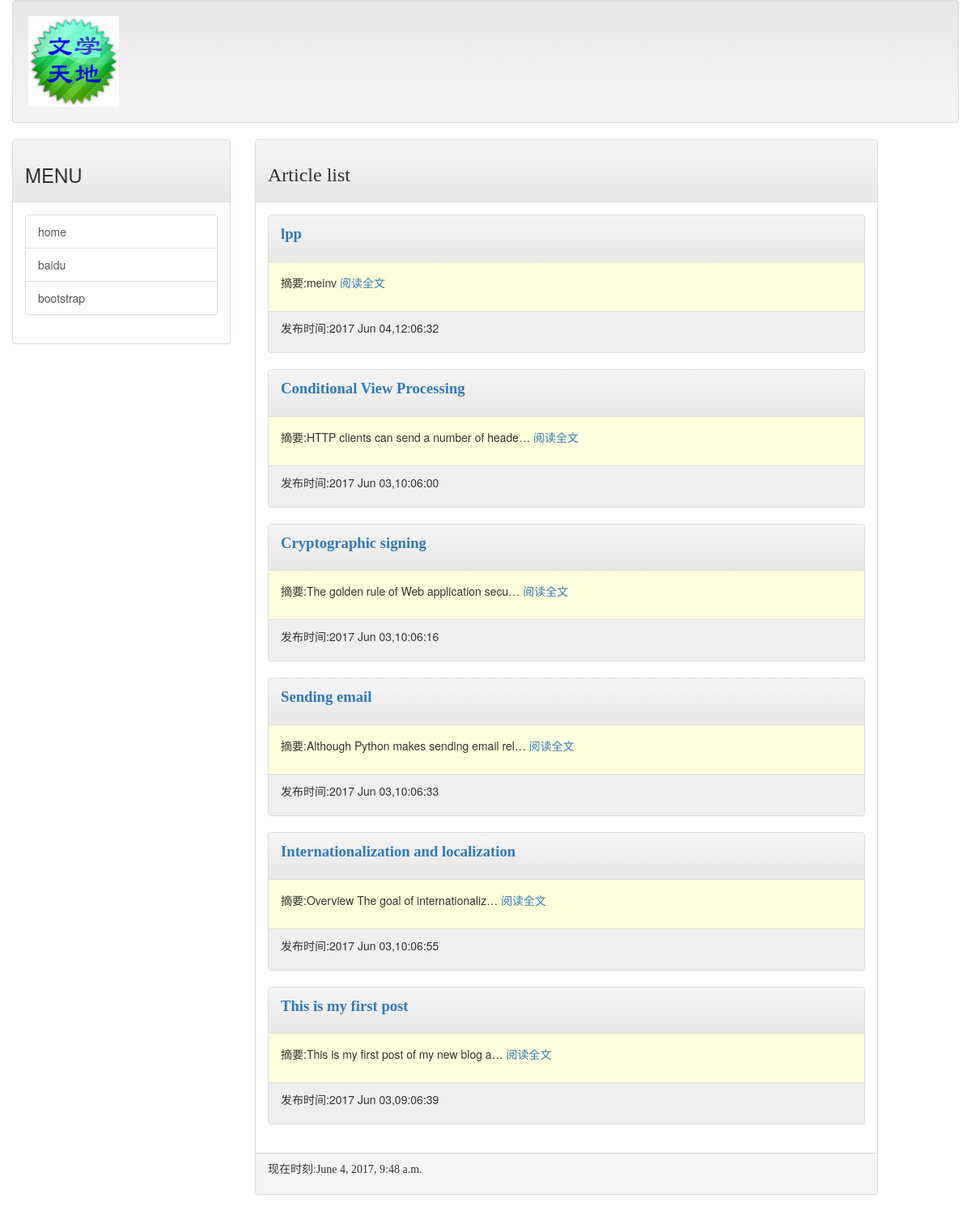
The app's page /, older data.
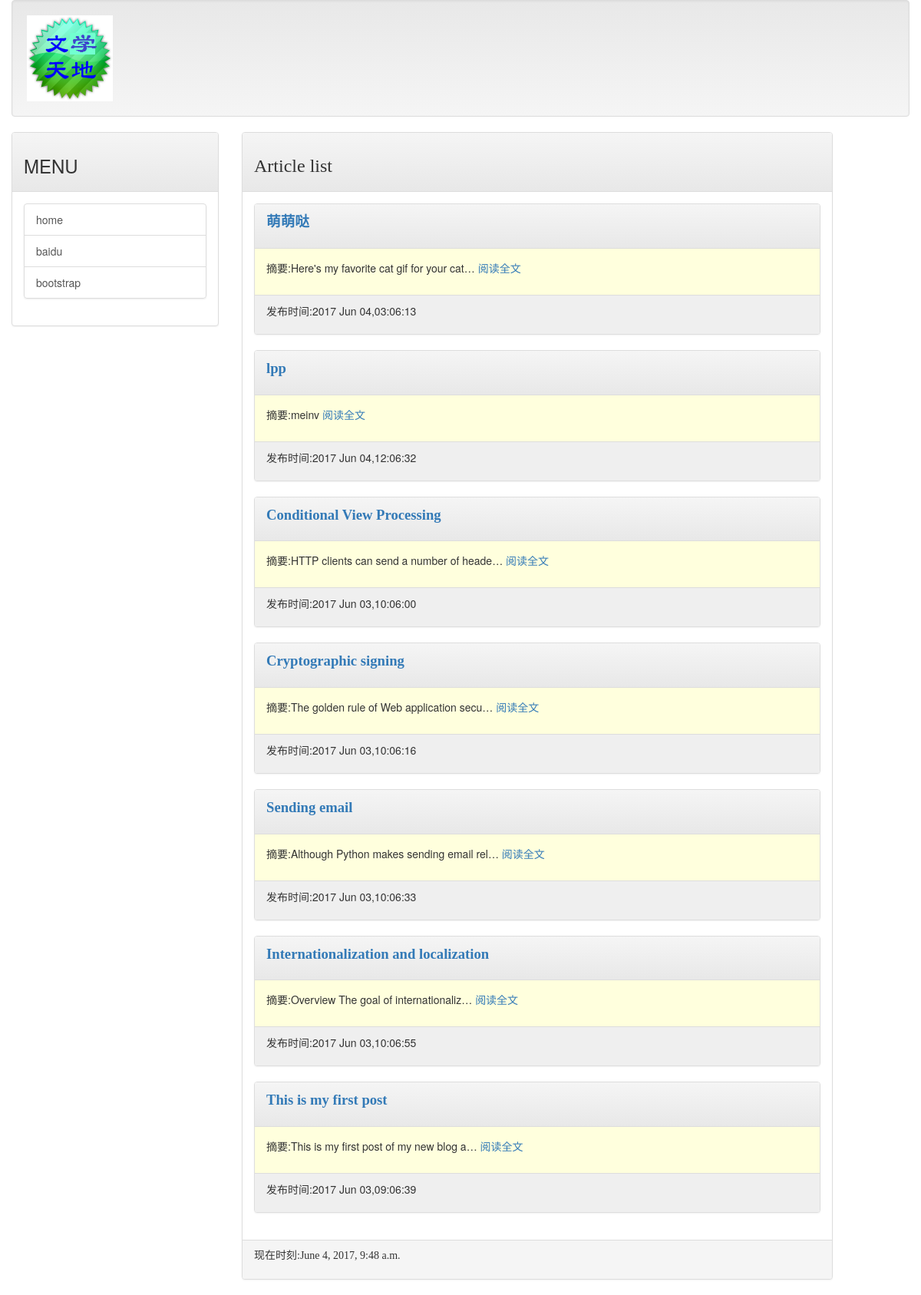
The same page, newer data.
### mainsite/models.py (models this page shows, shortened)
class Post(models.Model):
    title = models.CharField(max_length=200)
    slug = models.CharField(max_length=200)
    body = models.TextField()
    pub_date = models.DateTimeField(default=timezone.now)
    class Meta:
        ordering = ('-pub_date',)

### mainsite/views.py (the view)
# urls.py: url(r'^$', homepage),
def homepage(request):
    template = get_template('index.html')
    posts = Post.objects.all()
    now = datetime.now()
    html = template.render(locals())
    return HttpResponse(html)

### templates/index.html (shortened to what this page needs)
{% extends 'base.html' %}
{% block headmessage %}
<h3 style="font-family:楷体;">Article list</h3>
{% endblock %}
{% block content %}
{% for post in posts %}
<div class="panel panel-default">
    <div class="panel-heading">
        <p style='font-family:微软雅黑;font-size:14pt;font-weight:bold;'>
            <a href="/post/{{post.slug}}">{{post.title}}</a>
        </p>
    </div>
    <div class="panel-body" style="background-color:#ffffdd">
        <p>
            摘要:{{post.body|truncatechars:40}} <a href="/post/{{post.slug}}">阅读全文</a>
        </p>
    </div>
    <div class="panel-footer" style="background-color:#efefef">
        <p>
            发布时间:{{post.pub_date|date:"Y M d,h:m:s"}}
        </p>
    </div>
</div>
{% endfor %}
{% endblock %}

### templates/base.html (shortened to what this page needs)
<!DOCTYPE html>
<html lang="en">
<head>
    <link rel="stylesheet" href="https://maxcdn.bootstrapcdn.com/bootstrap/3.3.7/css/bootstrap.min.css"
>
    <link rel="stylesheet" href="https://maxcdn.bootstrapcdn.com/bootstrap/3.3.7/css/bootstrap-theme.min.css"
>
</head>
<body>
<div class="container-fluid">
    {% include 'header.html' %}
    <div class="row">
        <div class="col-sm-3 col-md-3">
            <div class="panel panel-default">
                <div class="panel-heading">
                    <h3>
                        MENU
                    </h3>
                </div>
                <div class="panel-body">
                    <div class="list-group">
                        <a href="/" class="list-group-item">home</a>
                        <a href="http://baidu.com" class="list-group-item">baidu</a>
                        <a href="http://getbootstrap.com" class="list-group-item">bootstrap</a>
                    </div>
                </div>
            </div>
        </div>
        <div class="col-sm-8 col-md-8">
            <div class="panel panel-default">
                <div class="panel-heading">
                    {% block headmessage %}{% endblock %}
                </div>
                <div class="panel-body">
                    {% block content %} {% endblock %}
                </div>
                <div class="panel-footer">
                    {% include 'footer.html' %}
                </div>
            </div>
        </div>
    </div>
</div>
</body>
</html>

### templates/header.html
{% load staticfiles %}
<div class="well">
    <img src='{% static "images/logo.png" %}'>
</div>

### templates/footer.html
{% block footer %}
{% if now %}
<p style="font-family:微软雅黑;">现在时刻:{{ now }}</p>
{% else %}
<p style="font-family:微软雅黑;">本文内容取自网络，如有侵权请来信通知下架...</p>
{% endif %}
{% endblock %}

Row changes from the older to the newer data that the page shows:
added Post: title "萌萌哒", body "Here's my favorite cat gif for your cat…", pub_date "2017 Jun 04,03:06:13"
